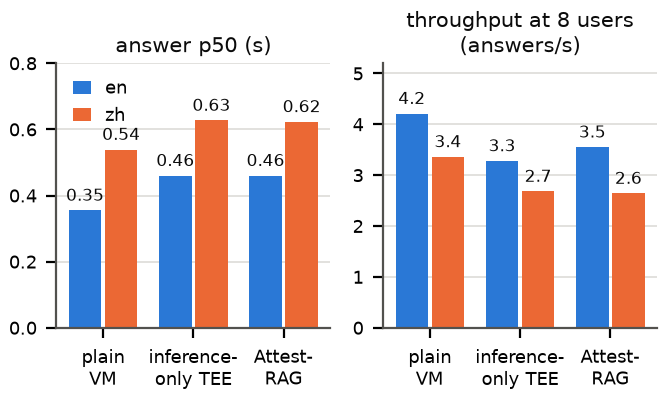

Here is the Python script that generated this plot:
"""Figure: three deployments of the same pipeline (docs/benchmarks.md, 2026-10-26, 7B generator).

    .venv/bin/python paper/figures/deployments.py   # -> deployments.pdf / .svg / .png

plain VM: nothing protected (mock attestation, GPU in normal mode). inference-only TEE: retrieval in a plain VM,
generation in the confidential VM on the confidential GPU. AttestRAG: the whole pipeline in the confidential VM.
Two panels, one measure each (never a dual axis): answer latency p50 and throughput at 8 users, en and zh.
"""
from pathlib import Path

import matplotlib
matplotlib.use("Agg")
import matplotlib.pyplot as plt

OUT = Path(__file__).with_suffix("")
DEPLOY = ["plain\nVM", "inference-\nonly TEE", "Attest-\nRAG"]
P50 = {"en": [0.355, 0.46, 0.46], "zh": [0.539, 0.627, 0.623]}      # s
QPS8 = {"en": [4.21, 3.28, 3.55], "zh": [3.36, 2.68, 2.64]}         # answers/s
COLORS = {"en": "#2a78d6", "zh": "#eb6834"}
INK, MUTED, GRID = "#0b0b0b", "#52514e", "#dddcd8"
plt.rcParams.update({"font.family": "DejaVu Sans", "font.size": 8, "axes.edgecolor": MUTED, "pdf.fonttype": 42, "svg.fonttype": "none"})
fig, axes = plt.subplots(1, 2, figsize=(3.33, 2.0), dpi=200)
w = 0.36
for ax, data, title, fmt, ylim in ((axes[0], P50, "answer p50 (s)", "{:.2f}", 0.8), (axes[1], QPS8, "throughput at 8 users\n(answers/s)", "{:.1f}", 5.2)):
    for i, lang in enumerate(("en", "zh")):
        xs = [j + (i - 0.5) * (w + 0.04) for j in range(3)]
        bars = ax.bar(xs, data[lang], width=w, color=COLORS[lang], label=lang, linewidth=0)
        for b, v in zip(bars, data[lang]):
            ax.annotate(fmt.format(v), (b.get_x() + b.get_width() / 2, v), xytext=(0, 2), textcoords="offset points", ha="center", va="bottom", fontsize=6.2, color=INK)
    ax.set_xticks(range(3)); ax.set_xticklabels(DEPLOY, fontsize=6.5)
    ax.set_ylim(0, ylim); ax.set_title(title, fontsize=7.5, color=INK, pad=4)
    ax.grid(axis="y", color=GRID, linewidth=0.6); ax.set_axisbelow(True); ax.tick_params(axis="y", labelsize=6.5)
    for s in ("top", "right"): ax.spines[s].set_visible(False)
axes[0].legend(frameon=False, fontsize=6.5, loc="upper left", handlelength=1.0)
fig.tight_layout(pad=0.4, w_pad=1.0)
for ext in ("pdf", "svg", "png"):
    fig.savefig(f"{OUT}.{ext}")
print("wrote", OUT.with_suffix(".pdf"))
